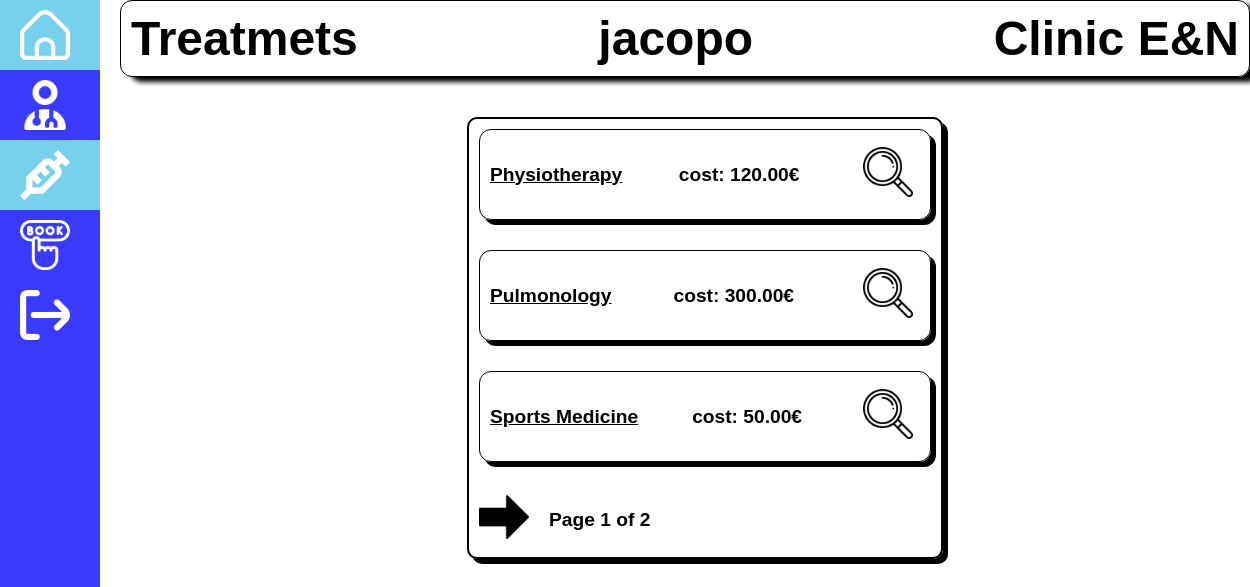
/dashboard/treatments/ (signed in), run on the app's committed database.
### dashboard/models.py (models this page shows, shortened)
class Treatment(models.Model):
    name = models.CharField(max_length=100, unique=True)
    description = models.TextField(blank=False,null=False)
    cost = models.DecimalField(max_digits=8, decimal_places=2, help_text='€')
    class Meta:
        ordering = ['name']
    def get_absolute_url(self):
        return reverse('treatment-detail', args=[str(self.id)])

### dashboard/views.py (the view)
# urls.py: path('treatments/', views.TreatmentListView.as_view(), name='treatments'),
class TreatmentListView(generic.ListView):
    model = Treatment
    paginate_by = 3

### dashboard/templates/dashboard/treatment_list.html (shortened to what this page needs)
{% extends 'base.html' %}
{% load static%}
{% block content %}
    <div class="box-list">
{% if treatment_list %}
    <ul>
    {% for treatment in treatment_list %}
        <li><u>{{ treatment.name }}</u> cost: {{ treatment.cost}}€ <a class="treatments" href="{{ treatment.get_absolute_url }}"><img style="width: 50px;height: 50px;" src="{% static 'images/loupe.png'%}" alt=""></a></li>
    </ul>
    {% endfor %}
    {% else %}
    <p>No treatments available.</p>
    {% endif %}
    {%block pagination %}
 {% if is_paginated %}
 <div style="display: flex; flex-direction: row; align-items: center; gap:20px">
 {% if page_obj.has_next %}
 <a href="{{ request.path }}?page=
 {{ page_obj.next_page_number }}"><img style="width: 50px;height: 50px;" src="{% static 'images/right-arrow.png'%}" alt=""></a>
 {% endif %}
 <p>Page {{ page_obj.number }} of {{ page_obj.paginator.num_pages }}</p>
 </div>
 {% endif %}
 {% endblock %}
    </div>
{% endblock %}

### dashboard/templates/base.html (shortened to what this page needs)
<!DOCTYPE html>
<html lang="en">
<head>
    {% load static %}
    <link rel="stylesheet" href="{% static 'css/style.css' %}">
</head>
<body>
    {%block sidebar%}
    <div class="sidebar">
        <ul>
            <li {% if request.resolver_match.url_name == 'dashboard' %}style="background-color: rgb(119, 209, 237)"{% endif %}><a href="{% url 'dashboard'%}"><img src="{% static 'images/home.png' %}" alt="home"><span>home</span></a></li>
            <li {% if request.resolver_match.url_name == 'doctors' %}style="background-color: rgb(119, 209, 237)"{% endif %}><a href="{% url 'doctors'%}"><img src="{% static 'images/user-md.png' %}" alt="h"><span>doctors</span></a></li>
            <li {% if request.resolver_match.url_name == 'treatments' %}style="background-color: rgb(119, 209, 237)"{% endif %}><a href="{% url 'treatments'%}"><img src="{% static 'images/syringe.png' %}" alt="home"><span>treatments</span></a></li>
            <li ><a href="{% url 'reservation' %}"><img src="{% static 'images/booking.png' %}" alt=""></a></li>
            {% if user.is_authenticated %}
            <li><a href="{% url 'esco' %}"><img src="{% static 'images/exit.png' %}" alt="profile"><span>exit</span></a></li>
            {% endif %}
        </ul>
    </div>
    {%endblock%}
    <div class="sup-cont">
        <div class="title">
            <h1>{% if request.resolver_match.url_name == 'dashboard' %}Welcome
                {% elif request.resolver_match.url_name == 'doctors' or request.resolver_match.url_name == 'doctor-detail'%}Doctors
                {% elif request.resolver_match.url_name == 'treatments' or request.resolver_match.url_name == 'treatment-detail'%}Treatmets
                {% elif request.resolver_match.url_name == 'reservation'%}Reservation
                {% elif request.resolver_match.url_name == 'patients' or request.resolver_match.url_name == 'patient-detail'%}Patients
                {% elif request.resolver_match.url_name == 'visits' or request.resolver_match.url_name == 'visit-detail'%}Visits
                {% elif request.resolver_match.url_name == 'login'%}Log in
                {% elif request.resolver_match.url_name == 'signup'%}Sign Up
                {% elif request.resolver_match.url_name == 'esco'%}Exit
                {%endif%}</h1>
            <h1 style="text-align: center;">{{ user.username }}</h1><h1 style="text-align: end;">Clinic E&N</h1></div>
        <div class="content">
            {% block content %}
            {% endblock %}
        </div>
    </div>
</body>
</html>

### dashboard/static/css/style.css (style rules this page uses)
* { font-family: Montserrat, sans-serif; margin: 0; padding:0; font-style: normal; }
body { display: flex; gap: 20px; }
.sidebar { width: 100px; height: 100vh; background-color: rgb(58, 58, 255); transition: 0.5s ease; }
.sidebar a { text-decoration: none; display: flex; direction: row; overflow: hidden; color: #fff; align-items: center; justify-content: flex-start; gap:10px; font-weight: bold; font-size: 30px; }
.sidebar li { list-style-type: none; padding: 10px 20px; }
.sidebar li img { width: 50px; height: 50px; }
.title { display: flex; justify-content: space-between; margin-bottom: 20px; border: 1px solid black; box-shadow:10px 5px 5px rgb(0, 0, 0); border-radius: 12px; padding: 10px; }
.title h1 { font-size: 3rem; }
.content { width: 100%; padding: 20px; display: flex; flex-direction: column; justify-content: space-between; align-items: center; }
.sup-cont { width: 100%; }
.box-list { display: flex; justify-content: flex-start; gap:20px; flex-direction: column; border: 2px solid black; box-shadow: 5px 5px black; border-radius: 10px; width: 40%; padding: 10px; font-size: larger; font-weight: bold; }
.box-list li { list-style-type: none; display: flex; justify-content: space-between; margin-bottom: 10px; align-items: center; border: 1px solid black; box-shadow: 5px 5px rgb(0, 0, 0); border-radius: 12px; padding: 10px; }
.box-list li a { border: 1px solid black; border-radius: 50%; padding: 7px; }
.box-list .treatments { border: none; }

### data on the page
Treatment: name "Physiotherapy", cost "120.00"
Treatment: name "Pulmonology", cost "300.00"
Treatment: name "Sports Medicine", cost "50.00"

### other printed values
{{ user.username }} "jacopo"
{{ page_obj.number }} "1"
{{ page_obj.paginator.num_pages }} "2"
